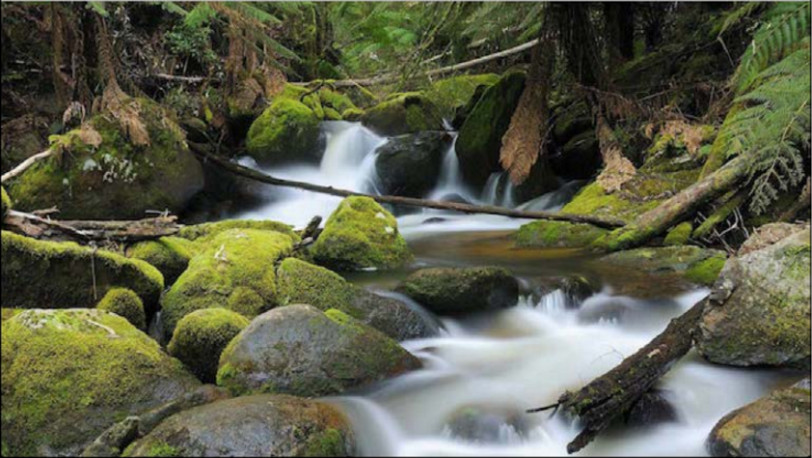
#> input picture Chapter01/images/input.jpg, 812 x 458 px
$ python 06_image_translation.py
#> lines starting #> are read from the running program, lines starting #| are printed output that depends on the picture
import cv2
import numpy as np

img = cv2.imread('images/input.jpg')
#> img is the input picture: shape (458, 812, 3); mean B, G, R 72.5, 93.3, 91.1
num_rows, num_cols = img.shape[:2]
#> num_rows = 458; num_cols = 812

translation_matrix = np.float32([ [1,0,70], [0,1,70] ])
img_translation = cv2.warpAffine(img, translation_matrix, (num_cols + 70, num_rows + 70))
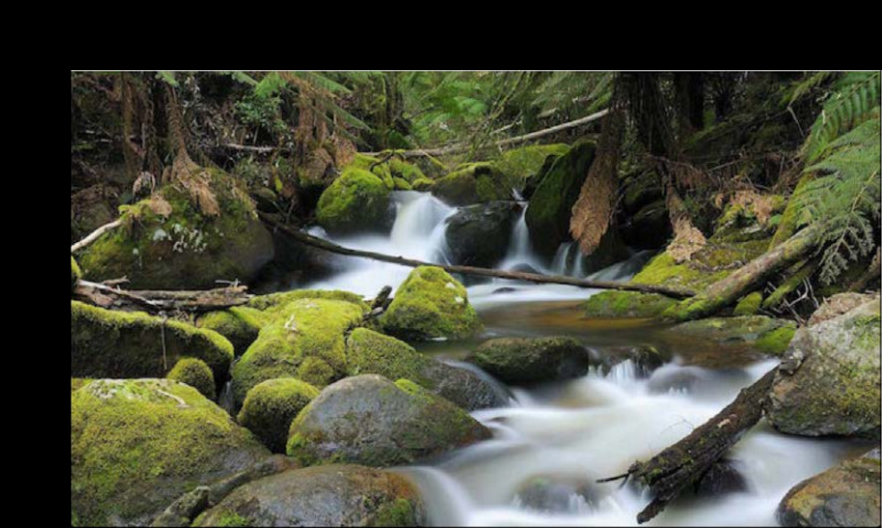
#> img_translation: shape (528, 882, 3); mean B, G, R 57.9, 74.5, 72.8
translation_matrix = np.float32([ [1,0,-30], [0,1,-50] ])
img_translation = cv2.warpAffine(img_translation, translation_matrix, (num_cols + 70 + 30, num_rows + 70 + 50))
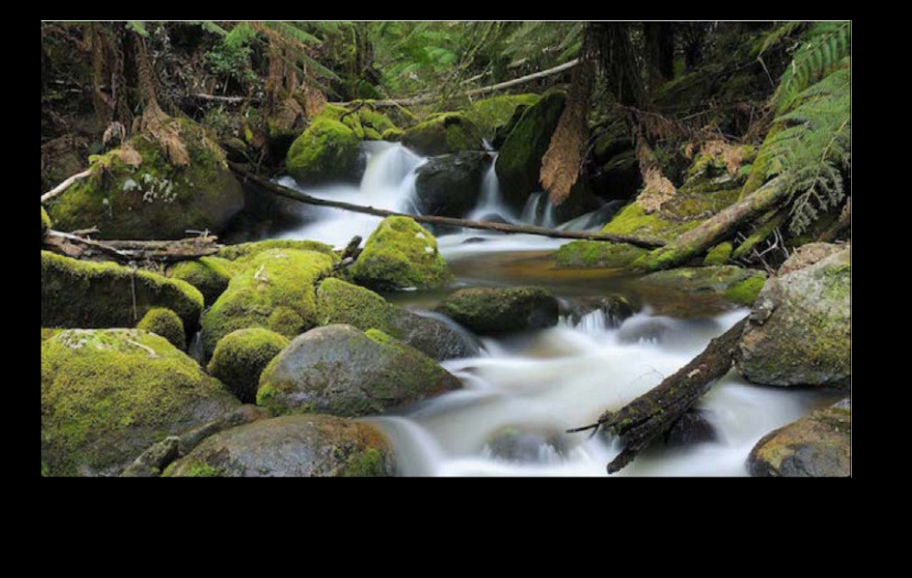
#> img_translation: shape (578, 912, 3); mean B, G, R 51.1, 65.8, 64.3
cv2.imshow('original', img)
cv2.imshow('Translation', img_translation)
cv2.waitKey()

$ run again, with Chapter01/images/gordo.jpg copied over Chapter01/images/input.jpg
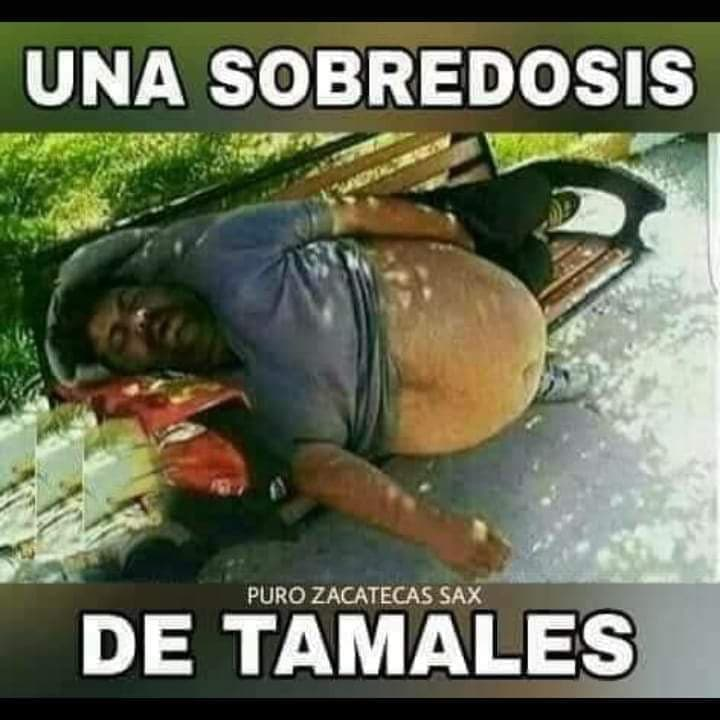
#> input picture Chapter01/images/gordo.jpg, 720 x 720 px
#> img is the input picture: shape (720, 720, 3); mean B, G, R 84.9, 107.6, 103.5
#> `img_translation = cv2.warpAffine(img, translation_matrix, (num_cols + ..`:
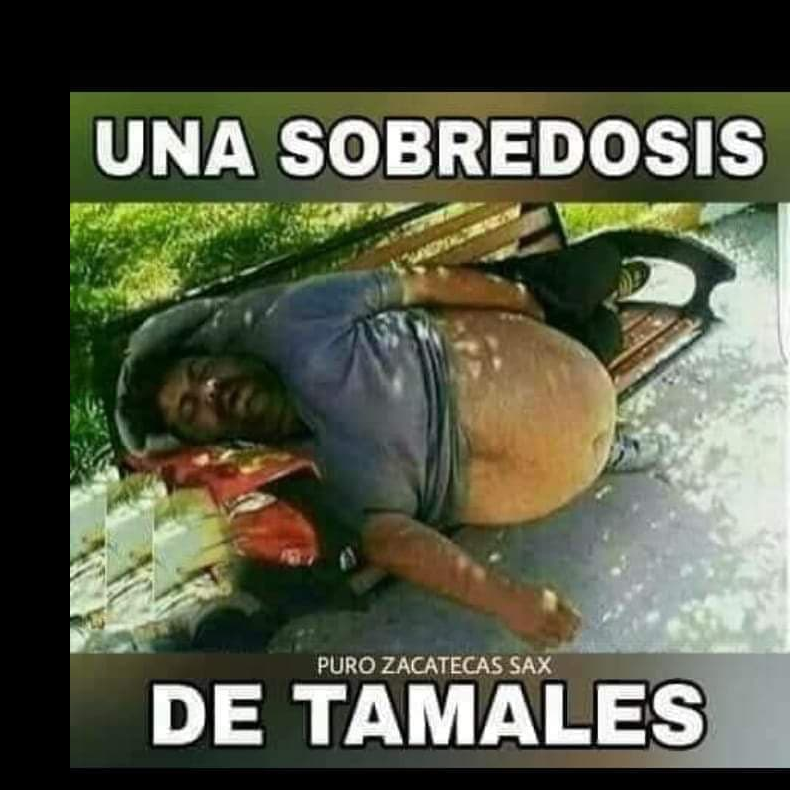
#> img_translation: shape (790, 790, 3); mean B, G, R 70.5, 89.4, 86
#> `img_translation = cv2.warpAffine(img_translation, translation_matrix, ..`:
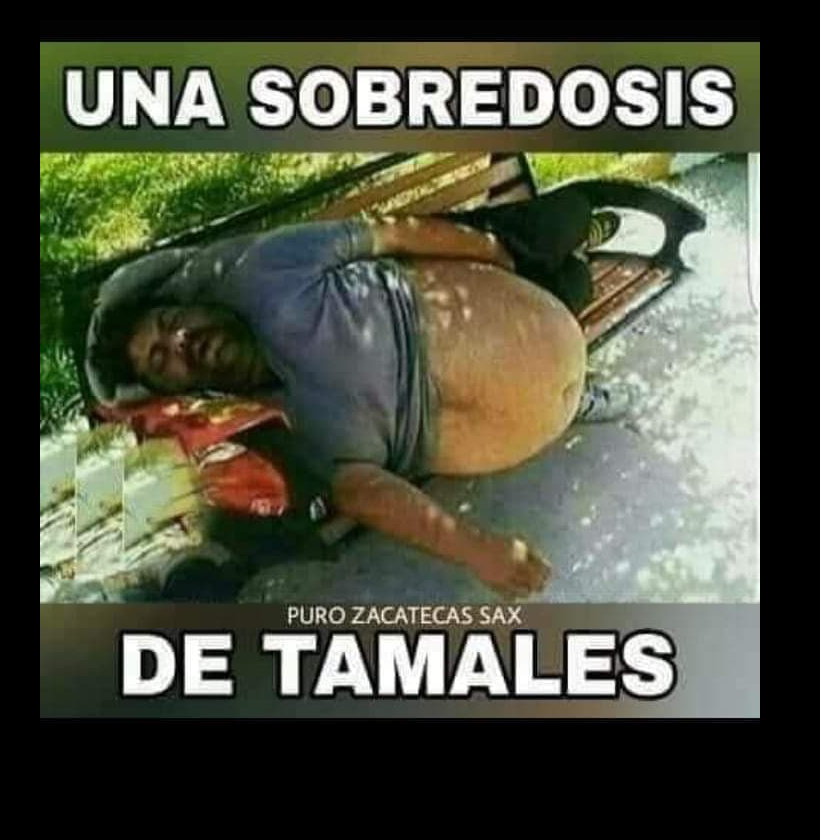
#> img_translation: shape (840, 820, 3); mean B, G, R 63.9, 81, 77.9

$ run again, with Chapter01/images/inteligenciaArtificial.jpg copied over Chapter01/images/input.jpg
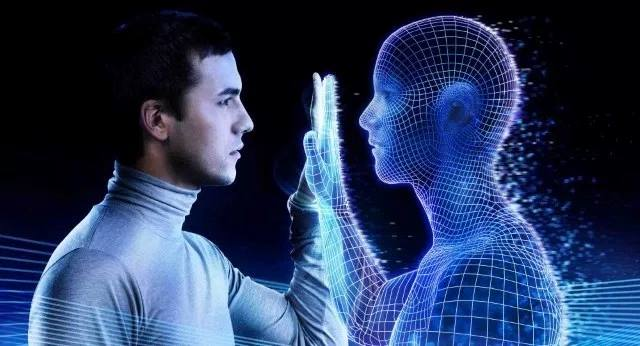
#> input picture Chapter01/images/inteligenciaArtificial.jpg, 640 x 346 px
#> img is the input picture: shape (346, 640, 3); mean B, G, R 94.5, 58.5, 41.6
#> `img_translation = cv2.warpAffine(img, translation_matrix, (num_cols + ..`:
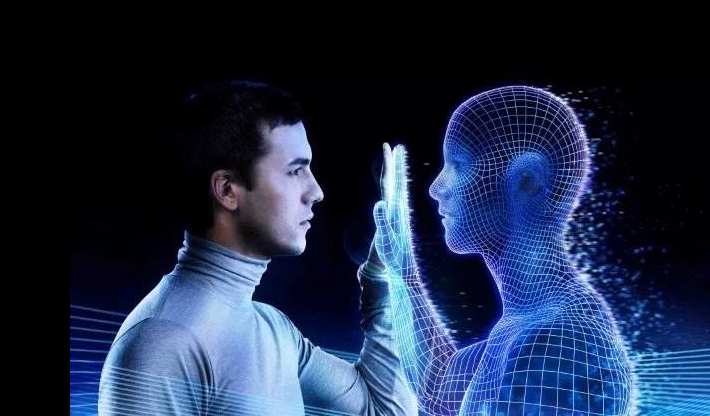
#> img_translation: shape (416, 710, 3); mean B, G, R 70.9, 43.9, 31.2
#> `img_translation = cv2.warpAffine(img_translation, translation_matrix, ..`:
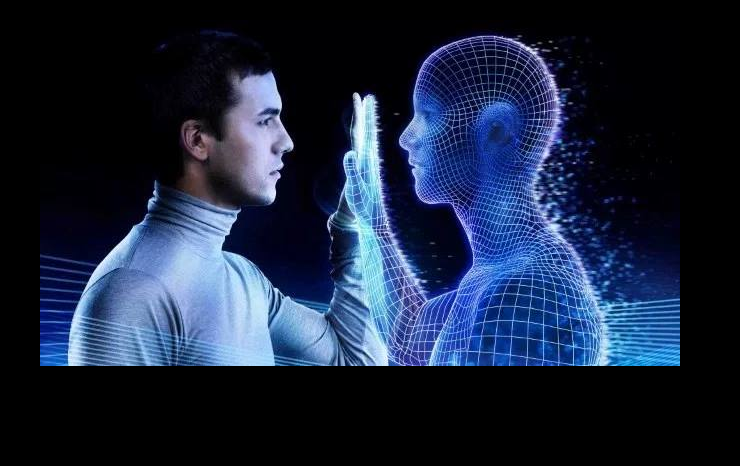
#> img_translation: shape (466, 740, 3); mean B, G, R 60.7, 37.6, 26.7

$ run again, with Chapter01/images/juanVargas.jpg copied over Chapter01/images/input.jpg
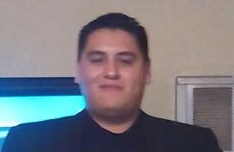
#> input picture Chapter01/images/juanVargas.jpg, 234 x 152 px
#> img is the input picture: shape (152, 234, 3); mean B, G, R 128, 120.9, 122
#> `img_translation = cv2.warpAffine(img, translation_matrix, (num_cols + ..`:
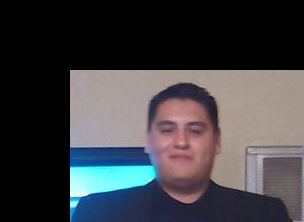
#> img_translation: shape (222, 304, 3); mean B, G, R 67.5, 63.7, 64.3
#> `img_translation = cv2.warpAffine(img_translation, translation_matrix, ..`:
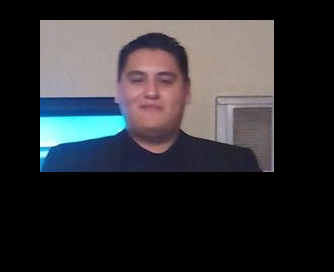
#> img_translation: shape (272, 334, 3); mean B, G, R 50.1, 47.3, 47.8
